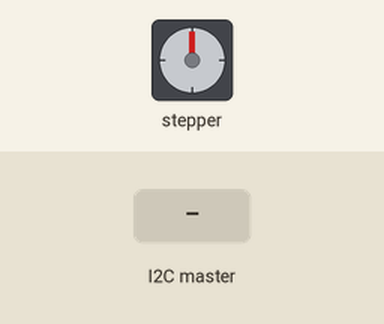
This sketch was run on a simulated Arduino Uno, built with avr-gcc and run on an emulated ATmega328P. Shown: stepper motor. The test bench sets the inputs (shaded band). Stepper angles assume 2048 steps per turn; what the sketch prints to the serial monitor is not drawn.

Above: at 1.2 s.
1.3 s: the I2C master sends the byte 1
2.8 s: the I2C master sends the byte 0
Timing chart, 0 to 5.8 s (numbered marks = the images above; inputs shaded):
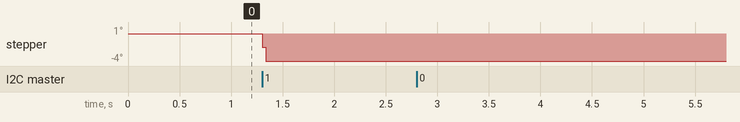

The sketch:

PATATORv2_Recepteur.ino
```cpp
#include <Wire.h>
#include <Stepper.h>

#define I2C_SLAVE_ADDRESS 8 // Adresse I2C du récepteur

const int stepsPerRevolution = 2048; // Nombre de pas par révolution pour le moteur 28BYJ-48
Stepper myStepper(stepsPerRevolution, 8, 10, 9, 11); // Initialisation du moteur pas à pas

void setup() {
  Wire.begin(I2C_SLAVE_ADDRESS); // Initialisation en tant que récepteur à l'adresse 8
  Wire.onReceive(receiveEvent); // Définir la fonction à appeler lors de la réception de données
  Serial.begin(9600);
  Serial.println("Receiver ready"); // Débogage : Récepteur initialisé

  myStepper.setSpeed(10); // Définir une vitesse par défaut (10 RPM)
}

void loop() {
  delay(100);
}

void receiveEvent(int bytes) {
  while (Wire.available()) {
    int received = Wire.read();
    Serial.println(received); // Débogage : Données reçues

    if (received == 1) {
      Serial.println("Command '1' received, rotating stepper 60 degrees."); // Débogage : Cas 1
      rotateStepper(60); // Tourner de 60 degrés
    } else if (received == 2) {
      Serial.println("Command '2' received, rotating stepper 120 degrees."); // Débogage : Cas 2
      rotateStepper(120); // Tourner de 120 degrés
    } else if (received == 3) {
      Serial.println("Command '3' received, rotating stepper 270 degrees."); // Débogage : Cas 3
      rotateStepper(270); // Tourner de 270 degrés
    } else {
      Serial.println("Unknown command received."); // Débogage : Cas inconnu
    }
  }
}

void rotateStepper(int degrees) {
  int steps = degrees * stepsPerRevolution / 360; // Conversion des degrés en pas
  myStepper.step(steps); // Tourner le moteur pas à pas
}
```

Measured:
- after the input at 1.3 s, stepper: goes -2° 0.04 s, then -4°, starting at once
- after the input at 2.8 s, every drawn part: stays the same
